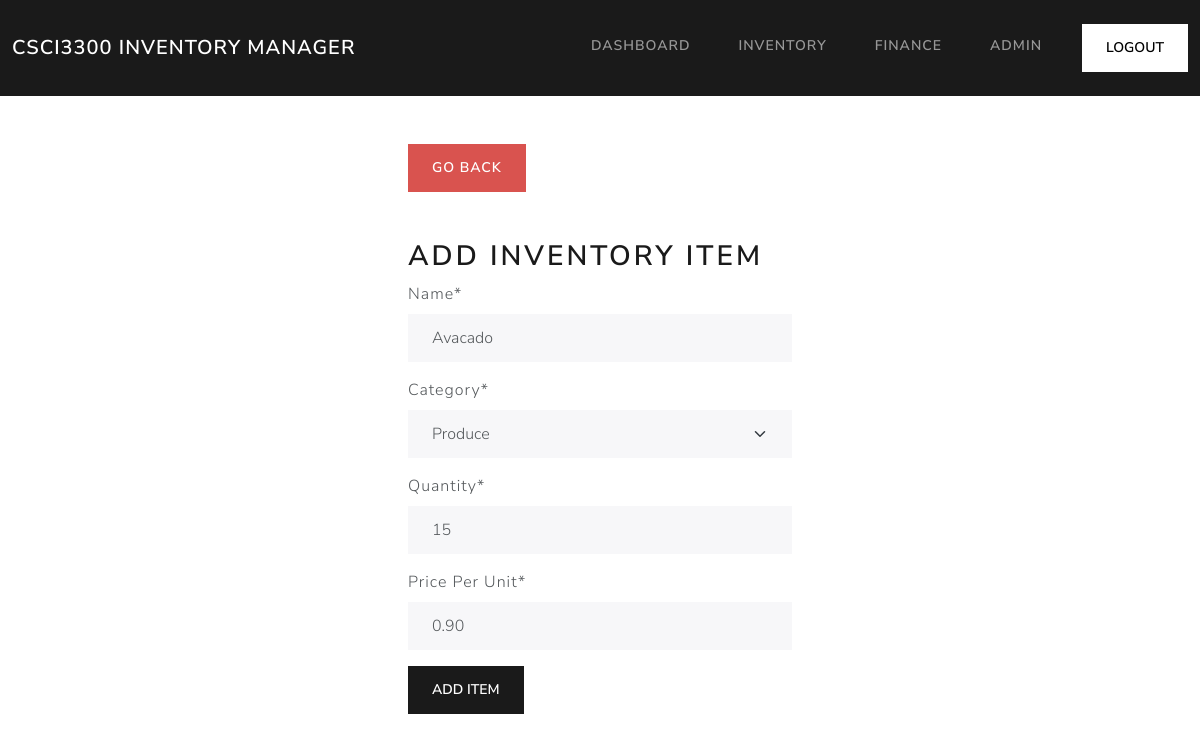
/inventory/edit/1/ (signed in), run on the app's committed database.
### inventory/models.py (models this page shows, shortened)
class InventoryItem(models.Model):
	name = models.CharField(max_length=100)
	category = models.ForeignKey('Category', on_delete=models.SET_NULL, blank=True, null=True)
	price_per_unit = models.DecimalField(
    max_digits=10,
    decimal_places=2,
    validators=[MinValueValidator(0.0)]
  )
	quantity = models.PositiveSmallIntegerField(
		validators=[MinValueValidator(0)]
	)
	date_created = models.DateTimeField(auto_now_add=True)
	user = models.ForeignKey(User, on_delete=models.CASCADE)
	class Meta():
		constraints = [
			models.CheckConstraint(
				name='quantity_value_valid',
				check=Q(quantity__gte=0),
				violation_error_message='Quantity invalid: cannot be less than 0'
			),
			models.CheckConstraint(
				name='price_value_valid',
				check=Q(price_per_unit__gte=0),
				violation_error_message='Price invalid: cannot be less than 0'
			)
		]

class Category(models.Model):
	name = models.CharField(max_length=100)
	verbose_name = 'category'
	verbose_name_plural = 'categories'
	def __str__(self):
		return self.name

### inventory/views.py (the view)
# urls.py: path('inventory/edit/<int:pk>/', EditItem.as_view(), name='edit-item'),
class EditItem(LoginRequiredMixin, UpdateView):
	model = InventoryItem
	form_class = InventoryItemForm
	template_name = 'inventory/item_form.html'
	success_url = reverse_lazy('inventory')

### inventory/forms.py
class InventoryItemForm(forms.ModelForm):
	category = forms.ModelChoiceField(queryset=Category.objects.all(), initial=0)
	price_per_unit = forms.DecimalField(
		max_digits=10,
		decimal_places=2,
		validators=[MinValueValidator(0.0)],
		label="Price Per Unit"
	)
	class Meta:
		model = InventoryItem
		fields = ['name', 'category', 'quantity', 'price_per_unit']

### inventory/templates/inventory/item_form.html (shortened to what this page needs)
{% extends 'inventory/base.html' %}
{% load crispy_forms_tags %}
{% block content %}
<div class="row">
	<div class="col-11 col-md-4 mx-auto mt-5">
		<div class="">
			<a class="text-white btn btn-danger" style="text-decoration: none;" href="{% url 'inventory' %}">Go Back</a>
		</div>
		<h2 class="mt-5" >Add Inventory Item</h2>
		<form method="post">
			{{ form|crispy }}
			<div class="mt-3">
				<button class="btn btn-primary">Add Item</button>
			</div>
		</form>
	</div>
</div>
{% endblock content %}

### inventory/templates/inventory/navbar.html (shortened to what this page needs)
<nav class="navbar navbar-expand-lg bg-primary" data-bs-theme="dark">
  <div class="container-fluid">
    <a class="navbar-brand" href="{% url 'index' %}">CSCI3300 Inventory Manager</a>
    <div class="collapse navbar-collapse justify-content-end" id="navbarColor01">
      <ul class="navbar-nav">
        {% if user.is_authenticated %}
        <li class="nav-item">
          <a class="nav-link" href="{% url 'dashboard' %}">Dashboard</a>
        </li>
        <li class="nav-item">
          <a class="nav-link" href="{% url 'inventory' %}">Inventory</a>
        </li>
        <li class="nav-item">
          <a class="nav-link" href="{% url 'finance' %}">Finance</a>
        </li>
        <li class="nav-item">
          <a class="nav-link" href="#">{{ user.username }}</a>
        </li>
        <form method="post" action="{% url 'logout' %}">
          <button class="btn btn-secondary" type="submit">logout</button>
        </form>
        {% endif %}
      </ul>
    </div>
  </div>
</nav>

### data on the page
InventoryItem: name "Avacado", category "Produce", quantity "15", price_per_unit "0.90"

### other printed values
{{ user.username }} "ADMIN"
